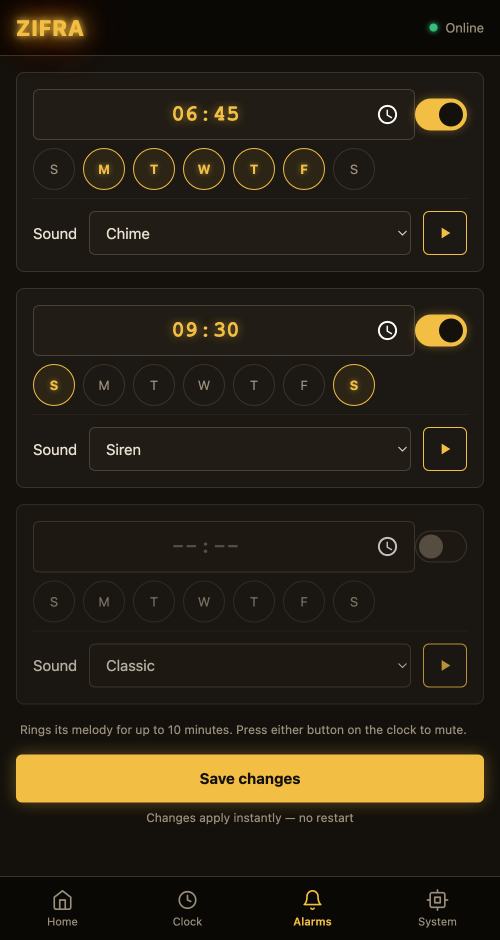
#> input picture images/alarm.png, 1000 x 1880 px (shown at 1/2 size)
$ python trace_ref.py ../../images/alarm.png ../../images/system.png
#> lines starting #> are read from the running program, lines starting #| are printed output that depends on the picture; after the words box and inside, x2 and y2 are one past the last pixel; in counts of white or black regions, pixels touching at a corner belong together
#!/usr/bin/env python3
"""Traces digit shapes from a nixie reference image into stroke skeletons.

Extracts each digit's bright core, skeletonizes it to its medial axis,
decomposes the skeleton into ordered stroke paths, and writes them as
normalized point lists (JSON) that build_font.py renders with its own
uniform round stroke. The image is only a geometric guide; the committed
traced_skeletons.json is what the build consumes.

Usage:  python3 trace_ref.py <reference.jpg> <out.json>
        (expects a 5x2 grid of digits 0-4 / 5-9)
"""
import json
import math
import sys

import numpy as np
from PIL import Image
from skimage.morphology import skeletonize, binary_closing, disk, remove_small_objects

ADVANCE = 620
CAP = 700
BASE_R = 48  # stroke radius used by build_font, kept as margin


def digit_mask(cell):
    """Bright-core mask of one digit cell (float grayscale 0..1)."""
    g = cell
    t = g.max() * 0.62
    m = g > t
    m = binary_closing(m, disk(5))  # bridge the dark cage lines
    m = remove_small_objects(m, 80)
    return m


def skeleton_paths(mask):
    """Ordered point paths of the mask's medial axis."""
    sk = skeletonize(mask)
    pts = set(map(tuple, np.argwhere(sk)))

    def neighbors(p):
        (r, c) = p
        out = []
        for dr in (-1, 0, 1):
            for dc in (-1, 0, 1):
                if dr == 0 and dc == 0:
                    continue
                q = (r + dr, c + dc)
                if q in pts:
                    out.append(q)
        return out

    degree = {p: len(neighbors(p)) for p in pts}
    junctions = {p for p, d in degree.items() if d >= 3}
    core = pts - junctions

    # connected components of the junction-free skeleton = edges
    unvisited = set(core)
    paths = []
    while unvisited:
        seed = next(iter(unvisited))
        comp = {seed}
        stack = [seed]
        while stack:
            p = stack.pop()
            for q in neighbors(p):
                if q in unvisited and q not in comp:
                    comp.add(q)
                    stack.append(q)
        unvisited -= comp

        # order the component by walking from an endpoint (or anywhere, if loop)
        ends = [p for p in comp if sum(1 for q in neighbors(p) if q in comp) <= 1]
        start = ends[0] if ends else next(iter(comp))
        path = [start]
        seen = {start}
        cur = start
        while True:
            nxt = [q for q in neighbors(cur) if q in comp and q not in seen]
            if not nxt:
                break
            cur = min(nxt, key=lambda q: (q[0] - path[-1][0]) ** 2 + (q[1] - path[-1][1]) ** 2)
            path.append(cur)
            seen.add(cur)
        # reattach adjacent junction points so edges meet
        j0 = [j for j in junctions if j in set(neighbors(path[0]))]
        j1 = [j for j in junctions if j in set(neighbors(path[-1]))]
        if j0:
            path.insert(0, j0[0])
        if j1:
            path.append(j1[0])
        if len(path) >= 6:  # drop tiny spurs
            paths.append(path)
    return paths


def smooth(path, w=11):
    out = []
    for i in range(len(path)):
        lo, hi = max(0, i - w // 2), min(len(path), i + w // 2 + 1)
        rs = sum(p[0] for p in path[lo:hi]) / (hi - lo)
        cs = sum(p[1] for p in path[lo:hi]) / (hi - lo)
        out.append((rs, cs))
    return out


def trace(image_path):
#> called with image_path = '../../images/alarm.png'
    img = Image.open(image_path).convert("L")
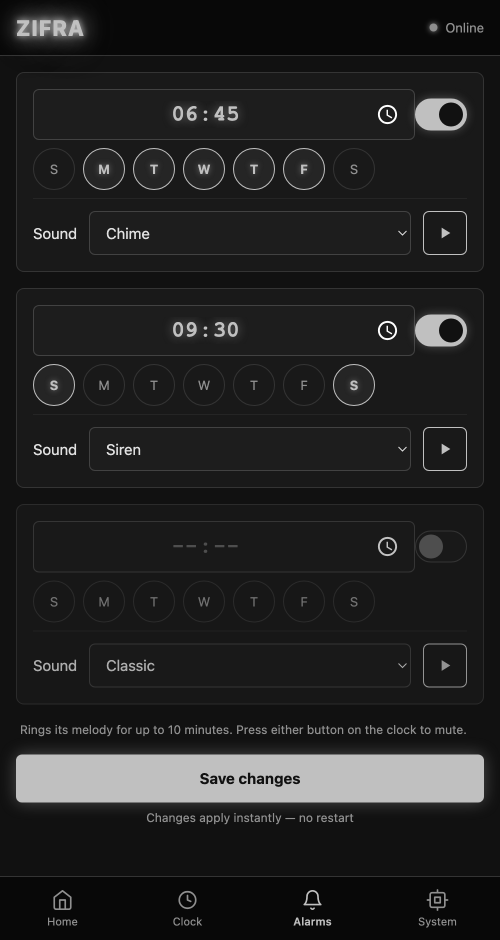
#> img: PIL image 1000x1880 L (shown at 1/2 size); min 7, max 255, mean 34.3
    a = np.asarray(img, dtype=float) / 255.0
    h, w = a.shape
#> h = 1880; w = 1000
    glyphs = {}
    names = ["zero", "one", "two", "three", "four",
             "five", "six", "seven", "eight", "nine"]
    for row in range(2):
        for col in range(5):
            name = names[row * 5 + col]
            y0, y1 = int(h * (0.04 + row * 0.48)), int(h * (0.46 + row * 0.48))
            x0, x1 = int(w * (col * 0.192 + 0.03)), int(w * (col * 0.192 + 0.20))
            cell = a[y0:y1, x0:x1]
            mask = digit_mask(cell)
            paths = [smooth(smooth(p)) for p in skeleton_paths(mask)
                     if len(p) >= 10]
            if not paths:
                raise SystemExit("no strokes traced for " + name)

            # normalize: uniform scale to cap height, centered in the advance
            allp = [p for path in paths for p in path]
            rmin = min(p[0] for p in allp)
            rmax = max(p[0] for p in allp)
            cmin = min(p[1] for p in allp)
            cmax = max(p[1] for p in allp)
            s = (CAP - 2 * BASE_R) / max(1.0, rmax - rmin)
            xoff = ADVANCE / 2 - s * (cmax + cmin) / 2
            strokes = []
            for path in paths:
                pick = path[::3]
                if path[-1] not in pick:
                    pick.append(path[-1])
                stroke = [(round(xoff + s * c, 1),
                           round(BASE_R + s * (rmax - r), 1))
                          for (r, c) in pick]
                strokes.append(stroke)
            glyphs[name] = strokes
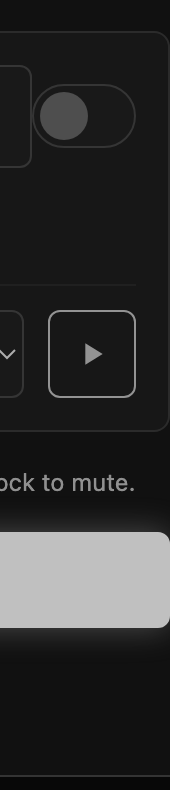
#> cell: shape (790, 170) float64; min 0.0314, max 0.753, mean 0.176
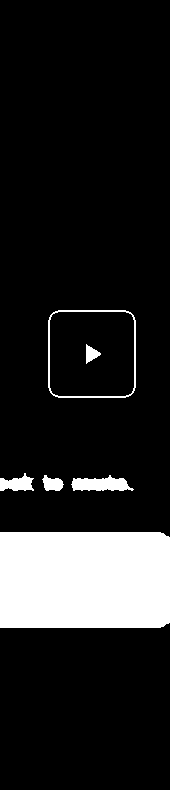
#> mask: shape (790, 170) bool; 13.7% white; 6 white regions, box (x1, y1, x2, y2) and area: (0, 532, 170, 628) 16270, (71, 475, 134, 491) 677, (48, 310, 136, 398) 636, (0, 473, 34, 491) 393, (42, 475, 64, 491) 237, (86, 344, 101, 364) 162
#> after the loop, glyphs = 10 items
    return glyphs


def main():
    glyphs = trace(sys.argv[1])
#> glyphs = 10 items
    with open(sys.argv[2], "w") as f:
        json.dump(glyphs, f)
    for name, strokes in glyphs.items():
        print(name, len(strokes), "strokes,",
              sum(len(s) for s in strokes), "points")
#> this loop made 10 passes
#> name on passes 1 to 10: 'zero', 'one', 'two', 'three', 'four', 'five', 'six', 'seven', 'eight', 'nine'
#| zero 4 strokes, 144 points
#| one 12 strokes, 209 points
#| two 9 strokes, 190 points
#| three 6 strokes, 165 points
#| four 6 strokes, 276 points
#| five 8 strokes, 101 points
#| six 13 strokes, 138 points
#| seven 17 strokes, 129 points
#> (further printed lines are left out)


if __name__ == "__main__":
    main()

$ run again, on images/time.png
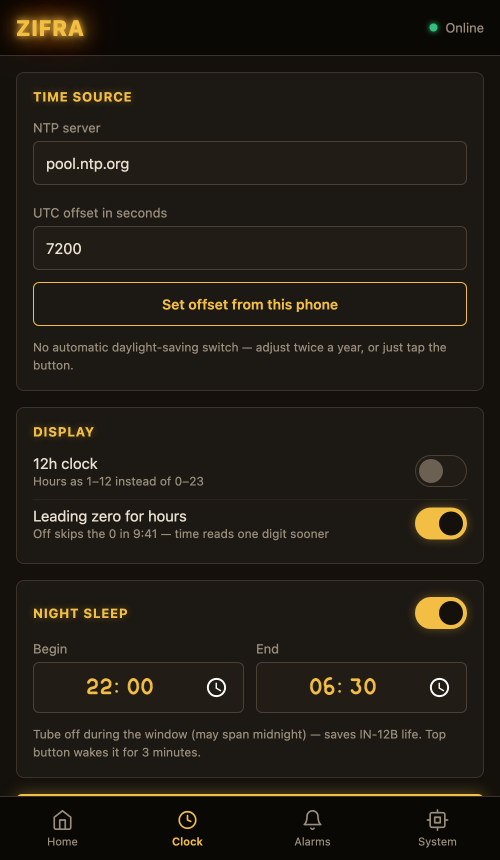
#> input picture images/time.png, 1000 x 1720 px (shown at 1/2 size)
#> after the loop in trace, `for row in range(2):`:
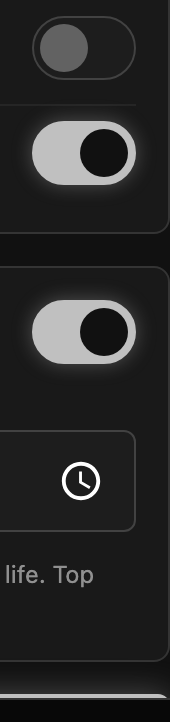
#> cell: shape (722, 170) float64; min 0.0314, max 1, mean 0.159
#> after the loop in trace, `for row in range(2):`:
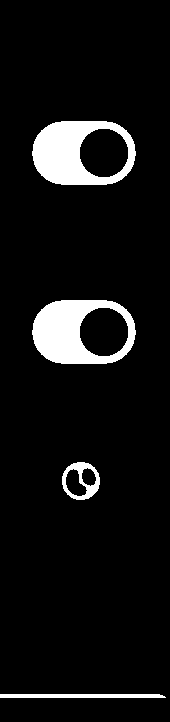
#> mask: shape (722, 170) bool; 7.4% white; 4 white regions, box (x1, y1, x2, y2) and area: (32, 300, 136, 364) 3883, (32, 121, 136, 185) 3882, (0, 694, 166, 698) 654, (62, 462, 100, 500) 612
#> after the loop in trace, `for row in range(2):`: glyphs = 10 items
#> the loop in main, `for name, strokes in glyphs.items():` made 10 passes
#> name on passes 1 to 8: 'zero', 'one', 'two', 'three', 'four', 'five', 'six', 'seven'
#> (printed output is left out)
